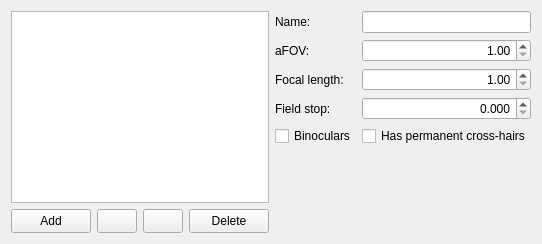
        <widget class="QWidget" name="ocularsTab">
         <attribute name="title">
          <string>Eyepieces</string>
         </attribute>
         <layout class="QGridLayout" name="gridLayout_2">
          <item row="0" column="0">
           <layout class="QHBoxLayout" name="horizontalLayout_9">
            <item>
             <layout class="QVBoxLayout" name="verticalLayout_7">
              <item>
               <widget class="QListView" name="ocularListView">
                <property name="editTriggers">
                 <set>QAbstractItemView::NoEditTriggers</set>
                </property>
                <property name="isWrapping" stdset="0">
                 <bool>false</bool>
                </property>
                <property name="resizeMode">
                 <enum>QListView::Fixed</enum>
                </property>
                <property name="viewMode">
                 <enum>QListView::ListMode</enum>
                </property>
                <property name="modelColumn">
                 <number>0</number>
                </property>
               </widget>
              </item>
              <item>
               <layout class="QHBoxLayout" name="horizontalLayout_10">
                <item>
                 <widget class="QPushButton" name="addOcular">
                  <property name="minimumSize">
                   <size>
                    <width>0</width>
                    <height>24</height>
                   </size>
                  </property>
                  <property name="focusPolicy">
                   <enum>Qt::NoFocus</enum>
                  </property>
                  <property name="text">
                   <string>Add</string>
                  </property>
                 </widget>
                </item>
                <item>
                 <widget class="QPushButton" name="pushButtonMoveOcularUp">
                  <property name="sizePolicy">
                   <sizepolicy hsizetype="Fixed" vsizetype="Fixed">
                    <horstretch>0</horstretch>
                    <verstretch>0</verstretch>
                   </sizepolicy>
                  </property>
                  <property name="minimumSize">
                   <size>
                    <width>24</width>
                    <height>24</height>
                   </size>
                  </property>
                  <property name="focusPolicy">
                   <enum>Qt::NoFocus</enum>
                  </property>
                  <property name="icon">
                   <iconset resource="../../../../data/gui/guiRes.qrc">
                    <normaloff>:/graphicGui/uibtUp.png</normaloff>
                    <disabledoff>:/graphicGui/uibtUp-disabled.png</disabledoff>:/graphicGui/uibtUp.png</iconset>
                  </property>
                 </widget>
                </item>
                <item>
                 <widget class="QPushButton" name="pushButtonMoveOcularDown">
                  <property name="sizePolicy">
                   <sizepolicy hsizetype="Fixed" vsizetype="Fixed">
                    <horstretch>0</horstretch>
                    <verstretch>0</verstretch>
                   </sizepolicy>
                  </property>
                  <property name="minimumSize">
                   <size>
                    <width>24</width>
                    <height>24</height>
                   </size>
                  </property>
                  <property name="focusPolicy">
                   <enum>Qt::NoFocus</enum>
                  </property>
                  <property name="icon">
                   <iconset resource="../../../../data/gui/guiRes.qrc">
                    <normaloff>:/graphicGui/uibtDown.png</normaloff>
                    <disabledoff>:/graphicGui/uibtDown-disabled.png</disabledoff>:/graphicGui/uibtDown.png</iconset>
                  </property>
                 </widget>
                </item>
                <item>
                 <widget class="QPushButton" name="deleteOcular">
                  <property name="minimumSize">
                   <size>
                    <width>0</width>
                    <height>24</height>
                   </size>
                  </property>
                  <property name="focusPolicy">
                   <enum>Qt::NoFocus</enum>
                  </property>
                  <property name="text">
                   <string>Delete</string>
                  </property>
                 </widget>
                </item>
               </layout>
              </item>
             </layout>
            </item>
            <item>
             <layout class="QGridLayout" name="gridLayout_11">
              <item row="3" column="0">
               <widget class="QLabel" name="labelFS">
                <property name="text">
                 <string>Field stop:</string>
                </property>
               </widget>
              </item>
              <item row="0" column="1">
               <widget class="QLineEdit" name="ocularName">
                <property name="sizePolicy">
                 <sizepolicy hsizetype="Expanding" vsizetype="Fixed">
                  <horstretch>0</horstretch>
                  <verstretch>0</verstretch>
                 </sizepolicy>
                </property>
                <property name="baseSize">
                 <size>
                  <width>100</width>
                  <height>22</height>
                 </size>
                </property>
                <property name="maxLength">
                 <number>50</number>
                </property>
               </widget>
              </item>
              <item row="2" column="1">
               <widget class="QDoubleSpinBox" name="ocularFL">
                <property name="alignment">
                 <set>Qt::AlignRight|Qt::AlignTrailing|Qt::AlignVCenter</set>
                </property>
                <property name="decimals">
                 <number>2</number>
                </property>
                <property name="minimum">
                 <double>1.000000000000000</double>
                </property>
                <property name="maximum">
                 <double>500.000000000000000</double>
                </property>
                <property name="singleStep">
                 <double>0.100000000000000</double>
                </property>
               </widget>
              </item>
              <item row="4" column="1">
               <widget class="QCheckBox" name="permanentCrosshairCheckBox">
                <property name="text">
                 <string>Has permanent cross-hairs</string>
                </property>
               </widget>
              </item>
              <item row="4" column="0">
               <widget class="QCheckBox" name="binocularsCheckBox">
                <property name="text">
                 <string>Binoculars</string>
                </property>
               </widget>
              </item>
              <item row="1" column="1">
               <widget class="QDoubleSpinBox" name="ocularAFov">
                <property name="alignment">
                 <set>Qt::AlignRight|Qt::AlignTrailing|Qt::AlignVCenter</set>
                </property>
                <property name="decimals">
                 <number>2</number>
                </property>
                <property name="minimum">
                 <double>1.000000000000000</double>
                </property>
                <property name="maximum">
                 <double>120.000000000000000</double>
                </property>
                <property name="singleStep">
                 <double>0.100000000000000</double>
                </property>
               </widget>
              </item>
              <item row="1" column="0">
               <widget class="QLabel" name="labelFOV">
                <property name="text">
                 <string>aFOV:</string>
                </property>
               </widget>
              </item>
              <item row="2" column="0">
               <widget class="QLabel" name="labelFL">
                <property name="text">
                 <string>Focal length:</string>
                </property>
               </widget>
              </item>
              <item row="3" column="1">
               <widget class="QDoubleSpinBox" name="ocularFieldStop">
                <property name="alignment">
                 <set>Qt::AlignRight|Qt::AlignTrailing|Qt::AlignVCenter</set>
                </property>
                <property name="decimals">
                 <number>3</number>
                </property>
                <property name="minimum">
                 <double>0.000000000000000</double>
                </property>
                <property name="maximum">
                 <double>200.000000000000000</double>
                </property>
                <property name="singleStep">
                 <double>0.100000000000000</double>
                </property>
                <property name="value">
                 <double>0.000000000000000</double>
                </property>
               </widget>
              </item>
              <item row="0" column="0">
               <widget class="QLabel" name="labelName">
                <property name="text">
                 <string>Name:</string>
                </property>
               </widget>
              </item>
              <item row="5" column="0">
               <spacer name="verticalSpacer">
                <property name="orientation">
                 <enum>Qt::Vertical</enum>
                </property>
                <property name="sizeHint" stdset="0">
                 <size>
                  <width>0</width>
                  <height>0</height>
                 </size>
                </property>
               </spacer>
              </item>
             </layout>
            </item>
           </layout>
          </item>
         </layout>
        </widget>
